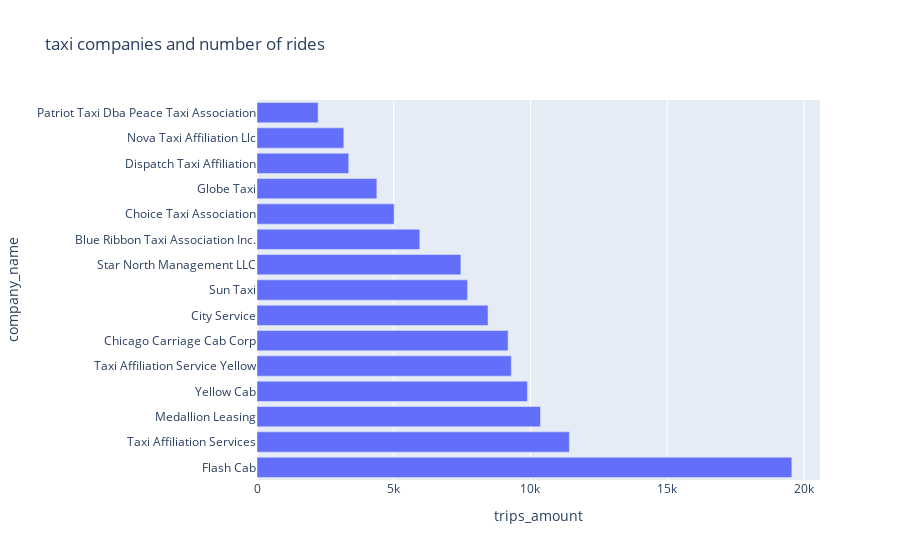

Write notebook code for a chart like this one.
### Markdown cell above
* make graphs: taxi companies and number of rides, top 10 neighborhoods by number of dropoffs

### Code cell
df_company_name_top10  = df_company_name.sort_values('trips_amount', ascending = False)[:15]

fig = px.bar(df_company_name_top10, y='company_name', x='trips_amount',
            title=" taxi companies and number of rides")
fig.show()

### Figure 1 — Plotly figure (JSON) as saved in the notebook; plotly's stock layout.template omitted (floating-point values rounded to 4 significant figures)
{"data": [{"alignmentgroup": "True", "hovertemplate": "trips_amount=%{x}<br>company_name=%{y}<extra></extra>", "legendgroup": "", "marker": {"color": "#636efa", "pattern": {"shape": ""}}, "name": "", "offsetgroup": "", "orientation": "h", "showlegend": false, "textposition": "auto", "type": "bar", "x": [19558, 11422, 10367, 9888, 9299, 9181, 8448, 7701, 7455, 5953, 5015, 4383, 3355, 3175, 2235], "xaxis": "x", "y": ["Flash Cab", "Taxi Affiliation Services", "Medallion Leasing", "Yellow Cab", "Taxi Affiliation Service Yellow", "Chicago Carriage Cab Corp", "City Service", "Sun Taxi", "Star North Management LLC", "Blue Ribbon Taxi Association Inc.", "Choice Taxi Association", "Globe Taxi", "Dispatch Taxi Affiliation", "Nova Taxi Affiliation Llc", "Patriot Taxi Dba Peace Taxi Association"], "yaxis": "y"}], "layout": {"barmode": "relative", "legend": {"tracegroupgap": 0}, "title": {"text": " taxi companies and number of rides"}, "xaxis": {"anchor": "y", "domain": [0, 1], "title": {"text": "trips_amount"}}, "yaxis": {"anchor": "x", "domain": [0, 1], "title": {"text": "company_name"}}}}
